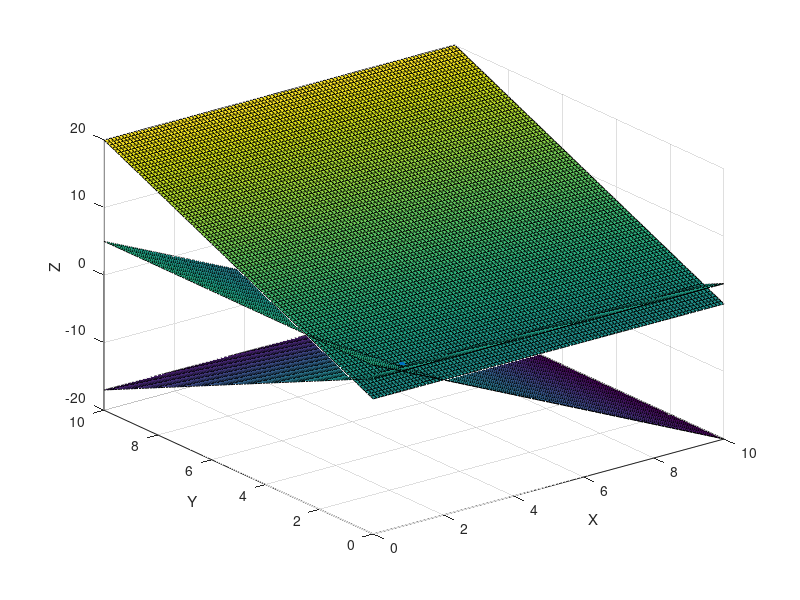

The MATLAB source for this figure:
% Created by Armand 
% Exercise 5
clear
% solve the system of equations

a = [0 -2 1;0 2 1; 2.5 0 1];
b = [0;3;5];
v = inv(a)*b % solution of the system
% or v = a\b 
% define the plane
% define X and Y range of the grid
rangeX = 0:0.1:10;
rangeY = rangeX;
[X,Y] = meshgrid(rangeX,rangeY);
% Define the planes 
Z1 = 2.*Y;
% Element level multiplication '2.'
surf(X,Y,Z1)
hold on

Z2 = -2.*Y+3; % Plane 2
surf(X,Y,Z2)
hold on

Z3 = 5 - 2.5.*X;
surf(X,Y,Z3)
hold on

% plot the intersection point
% draws a circle around the point of intersection
scatter3(v(1),v(2),v(3),'ro','filled')
hold off

xlabel('X')
ylabel('Y')
zlabel('Z')